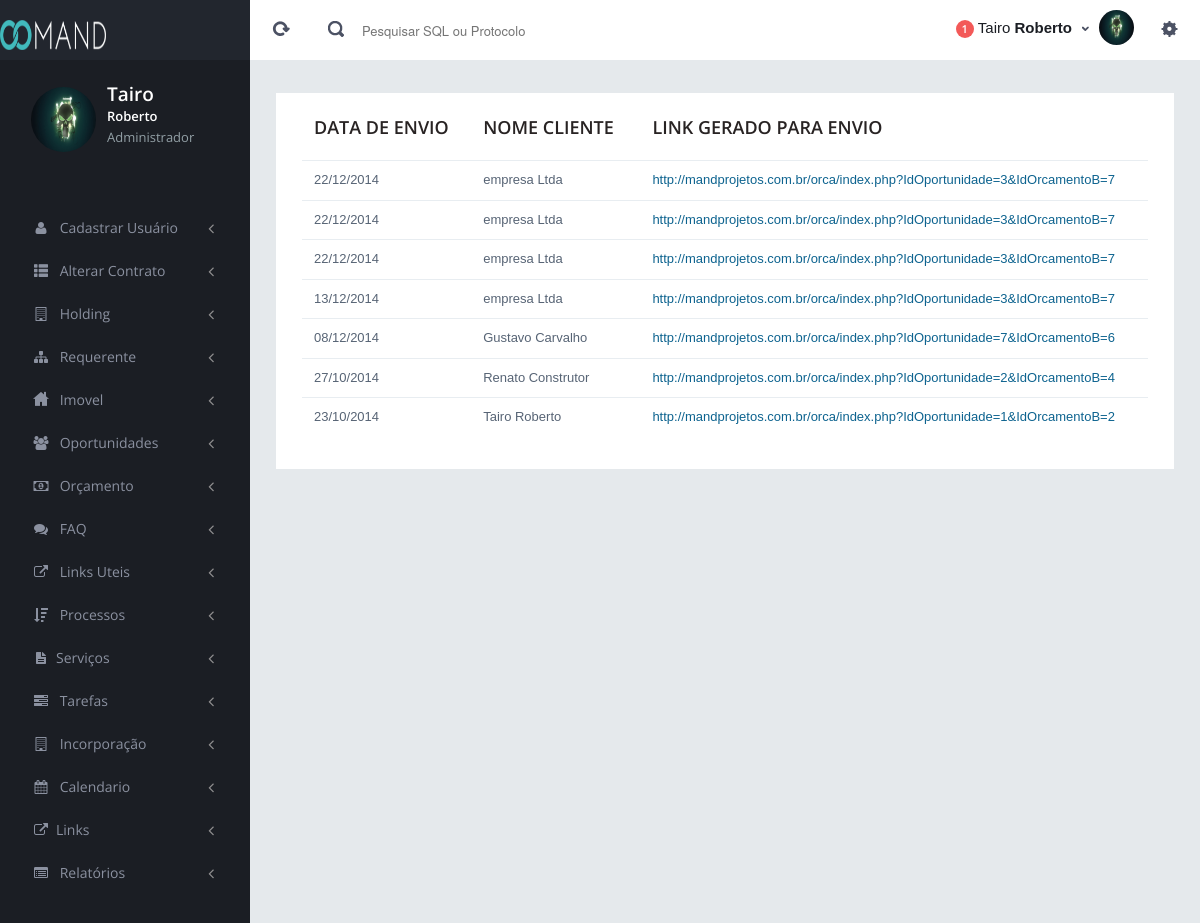
/sistema/orcamentos-enviados.php (signed in), run on the app's committed database.
### tables this page shows
CREATE TABLE IF NOT EXISTS `LinkOrcamentoB` (
  `IdLinkOrcamnetoB` int(11) NOT NULL AUTO_INCREMENT,
  `Endereco` varchar(300) NOT NULL,
  `DataEnvio` varchar(20) NOT NULL,
  `IdOportunidade` int(11) NOT NULL,
  `IdOrcamentoB` int(11) NOT NULL,
  PRIMARY KEY (`IdLinkOrcamnetoB`)
);

CREATE TABLE IF NOT EXISTS `Oportunidade` (
  `IdOportunidade` int(11) NOT NULL AUTO_INCREMENT,
  `TipoContato` varchar(30) NOT NULL,
  `Origem` varchar(30) NOT NULL,
  `TipoCadastro` varchar(50) NOT NULL,
  `RazaoSocial` varchar(100) NOT NULL,
  `NomeContato` varchar(100) NOT NULL,
  `CnpjCpf` varchar(20) NOT NULL,
  `Atividade` varchar(100) NOT NULL,
  `Celular` varchar(15) NOT NULL,
  `Telefone` varchar(15) NOT NULL,
  `Email` varchar(100) NOT NULL,
  `ServicoSolicitado` varchar(300) NOT NULL,
  `EnderecoArea` varchar(100) NOT NULL,
  `ContribuinteIptu` varchar(50) NOT NULL,
  `ComentariosSolicitacao` text NOT NULL,
  `DataSolicitacao` varchar(20) NOT NULL,
  `DataViabilidade` varchar(20) NOT NULL,
  `DataProrrogacao` varchar(30) NOT NULL,
  `Status` varchar(50) NOT NULL,
  `ValorQueClienteQueria` varchar(255) NOT NULL,
  `Viabilidade` varchar(50) NOT NULL,
  `IdUsuario` int(11) NOT NULL,
  PRIMARY KEY (`IdOportunidade`)
);

### sistema/includes/php/conexao/Conexao.class.php (called while the page is built, shortened)
<?php
   class Conexao {
   private $sql = "";
   function executarQuery(){
      $query = mysql_query($this->sql) or die ($this->mensagem(mysql_error()));
      return $query;
   }
}

### sistema/orcamentos-enviados.php (the view, shortened to what this page needs)
<?php
include('includes/php/conexao/Conexao.class.php');
include("permissoes.php");
?>
<!DOCTYPE html>
<html>
<head>
<link href="assets/plugins/bootstrap-select2/select2.css" rel="stylesheet" type="text/css" media="screen"/>
<link href="assets/plugins/jquery-slider/css/jquery.sidr.light.css" rel="stylesheet" type="text/css" media="screen"/>
<link href="assets/plugins/jquery-datatable/css/jquery.dataTables.css" rel="stylesheet" type="text/css"/>
<link href="assets/plugins/boostrap-checkbox/css/bootstrap-checkbox.css" rel="stylesheet" type="text/css" media="screen"/>
<link href="assets/plugins/datatables-responsive/css/datatables.responsive.css" rel="stylesheet" type="text/css" media="screen"/>
<link href="assets/plugins/boostrapv3/css/bootstrap.min.css" rel="stylesheet" type="text/css"/>
<link href="assets/plugins/boostrapv3/css/bootstrap-theme.min.css" rel="stylesheet" type="text/css"/>
<link href="assets/plugins/font-awesome/css/font-awesome.css" rel="stylesheet" type="text/css"/>
<link href="assets/css/animate.min.css" rel="stylesheet" type="text/css"/>
<link href="assets/css/style.css" rel="stylesheet" type="text/css"/>
<link href="assets/css/responsive.css" rel="stylesheet" type="text/css"/>
<link href="assets/css/custom-icon-set.css" rel="stylesheet" type="text/css"/>
</head>
<body class="">
      </div>
  </div>
</div>
  <div class="page-content">
    <form id="formOrcamentoLista" name="formOrcamentoLista" method="POST" action="orcamentoA-cadastro.php">
    <div class="content">
        <div class="row">
                    <div class="col-md-12">
                        <div class="grid simple ">
                            <div class="grid-body no-border">
                                    <table class="table no-more-tables">
                                        <thead>
                                            <tr>
                                                <th style="width:20%"><h4><span class="semi-bold">Data de envio</span></h4></th>
                                                <th style="width:20%"><h4><span class="semi-bold">Nome cliente</span></h4></th>
                                                <th style="width:60%"><h4><span class="semi-bold">Link gerado para envio</span></h4></th>
                                            </tr>
                                        </thead>
                                        <tbody>
                                           <?php
                                                    $buscarLinkOrcamnetoB = new Conexao();
                                                    $buscarLinkOrcamnetoB->conectar();
                                                    $buscarLinkOrcamnetoB->selecionarDB();
                                                    $buscarLinkOrcamnetoB->set('sql',"SELECT LinkOrcamentoB.*, CadastraOrcamentoB.*,Oportunidade.*
                                                                                      FROM CadastraOrcamentoB, Oportunidade
                                                                                      INNER JOIN LinkOrcamentoB
                                                                                      WHERE LinkOrcamentoB.IdOportunidade = Oportunidade.IdOportunidade AND
                                                                                            LinkOrcamentoB.IdOrcamentoB = CadastraOrcamentoB.IdOrcamentoB
                                                                                      GROUP BY LinkOrcamentoB.IdLinkOrcamnetoB
                                                                                      ORDER BY LinkOrcamentoB.IdLinkOrcamnetoB DESC");
                                                    $query= $buscarLinkOrcamnetoB->executarQuery();
                                                    while($retornoLinkOrcamnetoB = mysql_fetch_object($query)) { ?>
                                                      <tr>
                                                       <td class="v-align-middle">
                                                               <?php echo $retornoLinkOrcamnetoB->DataEnvio; ?>
                                                       </td>
                                                       <td class="v-align-middle">
                                                               <?php echo $retornoLinkOrcamnetoB->RazaoSocial; ?>
                                                       </td>
                                                        <td class="v-align-middle">
                                                              <a href="../<?php echo $retornoLinkOrcamnetoB->Endereco; ?>" target = "_blank">
                                                                 http://mandprojetos.com.br/<?php echo $retornoLinkOrcamnetoB->Endereco;?>
                                                              </a>
                                                         </td>
                                                      </tr>
                                            <?php } ?>
                                        </tbody>
                                    </table>
                                 </div>
                             </div>
                          </div>
                      </div>
                   </div>
                </form>
              </div>
</body>
</html>

### sistema/assets/css/responsive.css (style rules this page uses)
@media (min-width: 980px) { .page-content { margin-left: 250px; min-height: 1006px; } }

### data on the page
linkorcamentob: DataEnvio "22/12/2014", IdOportunidade.RazaoSocial "empresa Ltda", Endereco "orca/index.php?IdOportunidade=3&IdOrcamentoB=7"
linkorcamentob: DataEnvio "22/12/2014", IdOportunidade.RazaoSocial "empresa Ltda", Endereco "orca/index.php?IdOportunidade=3&IdOrcamentoB=7"
linkorcamentob: DataEnvio "22/12/2014", IdOportunidade.RazaoSocial "empresa Ltda", Endereco "orca/index.php?IdOportunidade=3&IdOrcamentoB=7"
linkorcamentob: DataEnvio "13/12/2014", IdOportunidade.RazaoSocial "empresa Ltda", Endereco "orca/index.php?IdOportunidade=3&IdOrcamentoB=7"
linkorcamentob: DataEnvio "08/12/2014", IdOportunidade.RazaoSocial "Gustavo Carvalho", Endereco "orca/index.php?IdOportunidade=7&IdOrcamentoB=6"
linkorcamentob: DataEnvio "27/10/2014", IdOportunidade.RazaoSocial "Renato Construtor", Endereco "orca/index.php?IdOportunidade=2&IdOrcamentoB=4"
linkorcamentob: DataEnvio "23/10/2014", IdOportunidade.RazaoSocial "Tairo Roberto", Endereco "orca/index.php?IdOportunidade=1&IdOrcamentoB=2"

### other printed values
$nome[0] "Tairo"
$nome[1] "Roberto"
$UsuarioTipo "Administrador"
